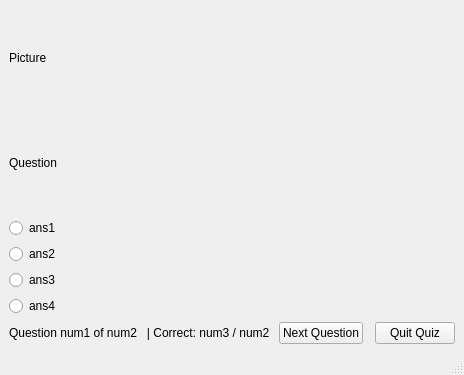
<?xml version="1.0" encoding="UTF-8"?>
<ui version="4.0">
 <class>MainWindow</class>
 <widget class="QMainWindow" name="MainWindow">
  <property name="geometry">
   <rect>
    <x>0</x>
    <y>0</y>
    <width>460</width>
    <height>375</height>
   </rect>
  </property>
  <property name="windowTitle">
   <string>MainWindow</string>
  </property>
  <widget class="QWidget" name="_central_widget">
   <layout class="QGridLayout" name="gridLayout">
    <item row="3" column="3">
     <widget class="QPushButton" name="_quit">
      <property name="sizePolicy">
       <sizepolicy hsizetype="Expanding" vsizetype="Fixed">
        <horstretch>0</horstretch>
        <verstretch>0</verstretch>
       </sizepolicy>
      </property>
      <property name="text">
       <string>Quit Quiz</string>
      </property>
     </widget>
    </item>
    <item row="0" column="0">
     <widget class="QLabel" name="_photo">
      <property name="text">
       <string>Picture</string>
      </property>
     </widget>
    </item>
    <item row="1" column="0">
     <widget class="QLabel" name="_question">
      <property name="text">
       <string>Question</string>
      </property>
     </widget>
    </item>
    <item row="3" column="0">
     <widget class="QLabel" name="_num_correct">
      <property name="text">
       <string>Question num1 of num2   | Correct: num3 / num2 </string>
      </property>
     </widget>
    </item>
    <item row="3" column="1">
     <widget class="QPushButton" name="_next">
      <property name="sizePolicy">
       <sizepolicy hsizetype="Expanding" vsizetype="Fixed">
        <horstretch>0</horstretch>
        <verstretch>0</verstretch>
       </sizepolicy>
      </property>
      <property name="text">
       <string>Next Question</string>
      </property>
     </widget>
    </item>
    <item row="2" column="0" colspan="4">
     <layout class="QFormLayout" name="formLayout">
      <property name="sizeConstraint">
       <enum>QLayout::SetFixedSize</enum>
      </property>
      <property name="rowWrapPolicy">
       <enum>QFormLayout::WrapAllRows</enum>
      </property>
      <item row="0" column="0">
       <widget class="QRadioButton" name="_answer1">
        <property name="text">
         <string>ans1</string>
        </property>
       </widget>
      </item>
      <item row="1" column="0">
       <widget class="QRadioButton" name="_answer2">
        <property name="text">
         <string>ans2</string>
        </property>
       </widget>
      </item>
      <item row="2" column="0">
       <widget class="QRadioButton" name="_answer3">
        <property name="text">
         <string>ans3</string>
        </property>
       </widget>
      </item>
      <item row="3" column="0">
       <widget class="QRadioButton" name="_answer4">
        <property name="text">
         <string>ans4</string>
        </property>
       </widget>
      </item>
     </layout>
    </item>
   </layout>
  </widget>
  <widget class="QMenuBar" name="menubar">
   <property name="geometry">
    <rect>
     <x>0</x>
     <y>0</y>
     <width>460</width>
     <height>18</height>
    </rect>
   </property>
  </widget>
  <widget class="QStatusBar" name="statusbar"/>
 </widget>
 <resources/>
 <connections/>
</ui>
